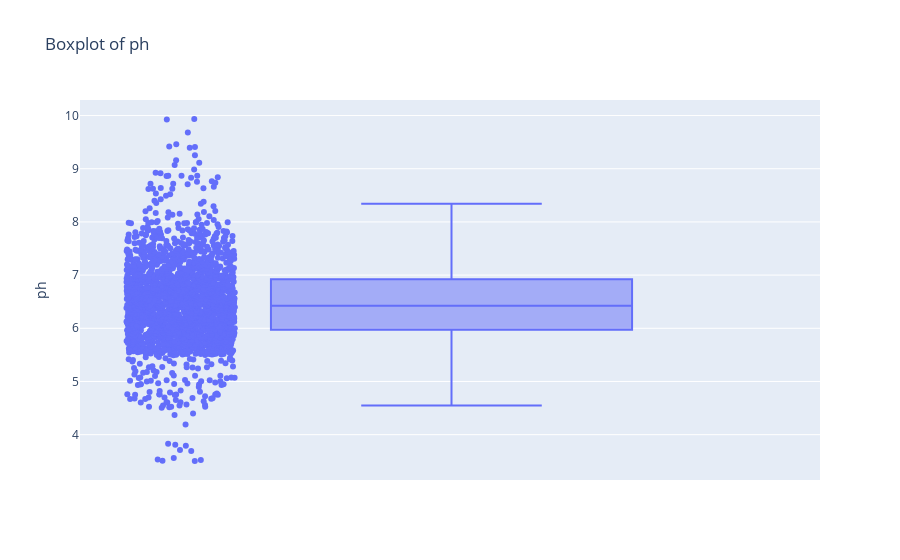

Here is the notebook cell this chart was saved with:
### Code cell
fig= px.box(data, y="ph",points="all",title="Boxplot of ph")
fig.show()

#boxplot of ph means that the ph of the water is between 6.5 and 8.5 and the median is 7.5 and 
# the outliers are 0 and 14 which are not possible values for ph of water

### Figure 1 — Plotly figure (JSON) as saved in the notebook; plotly's stock layout.template omitted (floating-point values rounded to 4 significant figures; data arrays with more than 128 entries replaced by an {"elided": "..."} marker saying what was removed)
{"data": [{"alignmentgroup": "True", "boxpoints": "all", "hovertemplate": "ph=%{y}<extra></extra>", "legendgroup": "", "marker": {"color": "#636efa"}, "name": "", "notched": false, "offsetgroup": "", "orientation": "v", "showlegend": false, "type": "box", "x0": " ", "xaxis": "x", "y": {"elided": "2200 float values"}, "y0": " ", "yaxis": "y"}], "layout": {"boxmode": "group", "legend": {"tracegroupgap": 0}, "title": {"text": "Boxplot of ph"}, "xaxis": {"anchor": "y", "domain": [0, 1]}, "yaxis": {"anchor": "x", "domain": [0, 1], "title": {"text": "ph"}}}}
